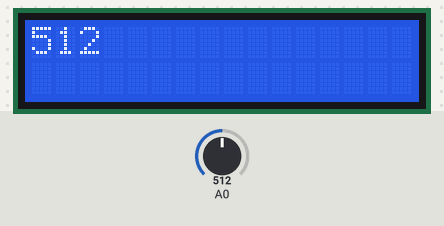
This sketch was run on a simulated Arduino Uno, built with avr-gcc and run on an emulated ATmega328P. On the bench: 16×2 character LCD. Inputs (shaded band) come from the test bench; at power-on: A0 = 512.

Above: at 1.7 s.
1.8 s: A0 set to 716
At 3.1 s:
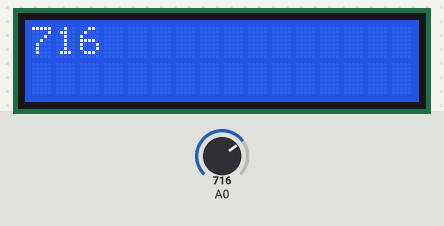
3.4 s: A0 set to 900
At 4.0 s:
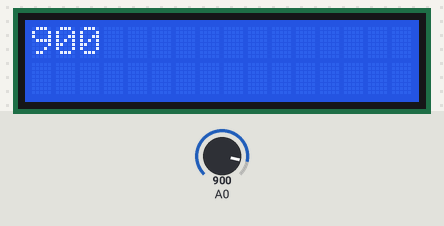
4.9 s: A0 set to 1023
At 6.1 s:
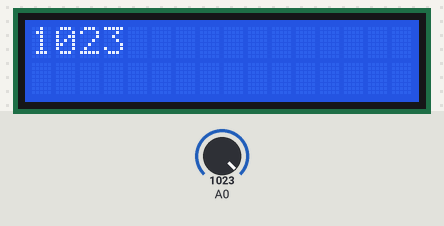
Timing chart, 0 to 7.9 s (numbered marks = the images above; inputs shaded):
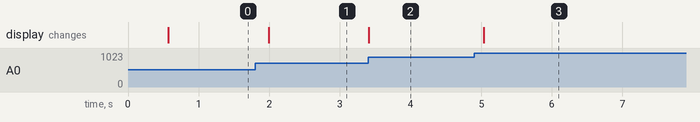

Measured:
- after the input at 1.8 s, the display: changes after 0.19 s (image 1)
- after the input at 3.4 s, the display: changes at once (image 2)
- after the input at 4.9 s, the display: changes after 0.13 s (image 3)

The sketch:

test_keypad_buttons.ino
```cpp
#include <LiquidCrystal.h>

LiquidCrystal lcd(8, 9, 4, 5, 6, 7);

void setup()
{
  lcd.begin(16, 2);
  lcd.clear();
  lcd.print("Hello");
  lcd.setCursor( 0, 1 );
  delay(500);
}

void loop() {
  // put your main code here, to run repeatedly:
  int val = analogRead(A0);
  lcd.clear();
  lcd.setCursor(0, 0);
  lcd.print(val);
  delay(200);
}
```
